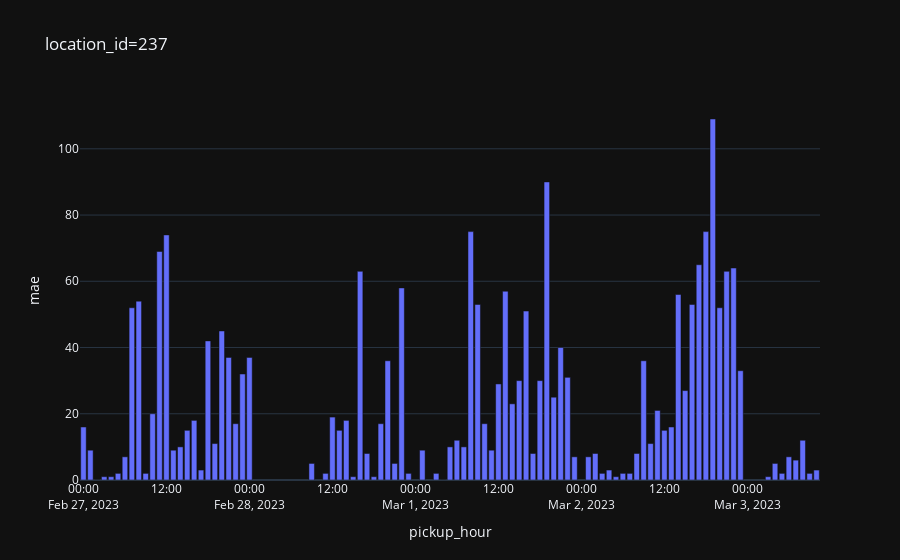
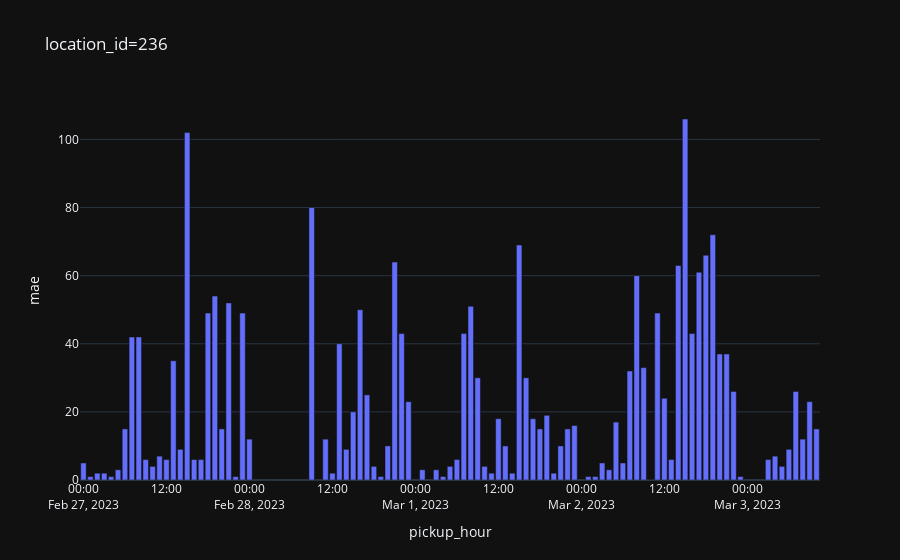
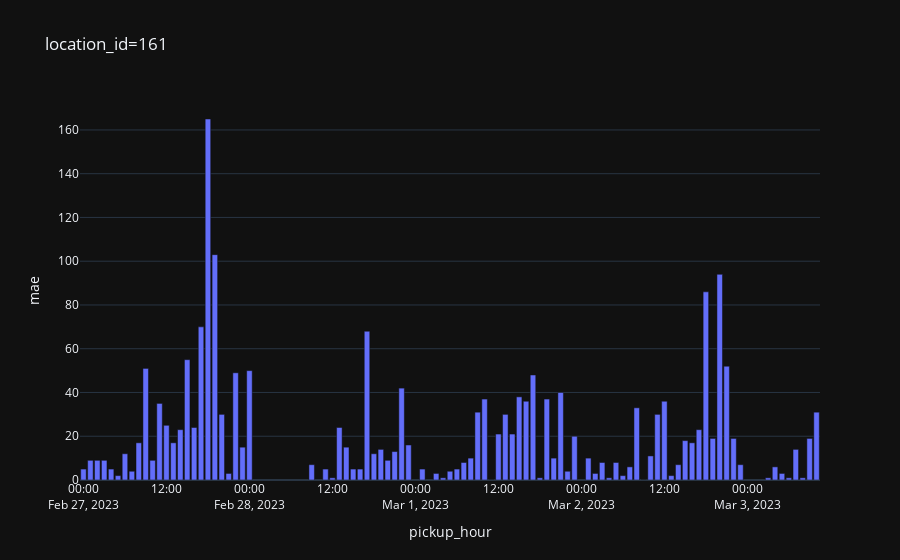
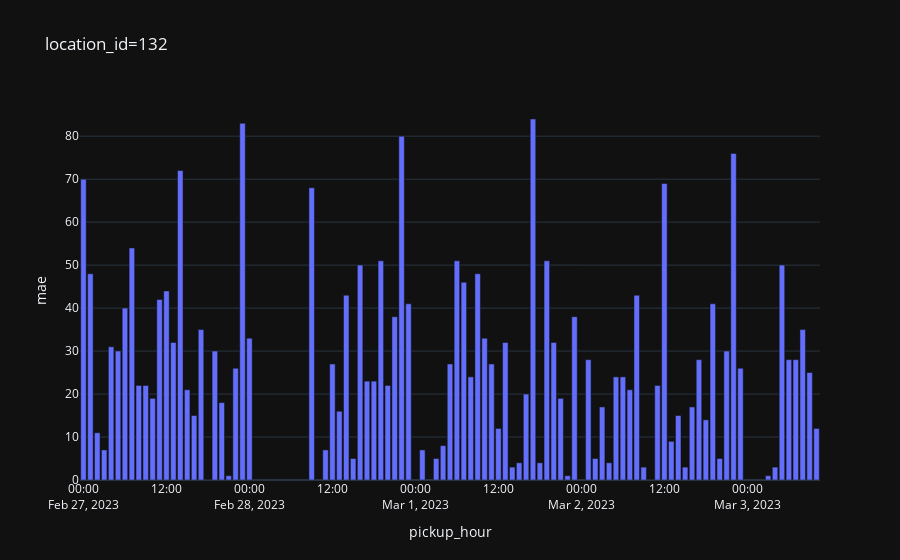

Notebook source saved alongside these figures, in order:
### Code cell
top_locations_by_demand = (
    df
    .groupby('pickup_location_id')['rides']
    .sum()
    .sort_values(ascending=False)
    .reset_index()
    .head(10)['pickup_location_id']
)
print(f'{top_locations_by_demand=}')

for location_id in top_locations_by_demand:
    
    mae_per_hour = (
        df[df.pickup_location_id == location_id]
        .groupby('pickup_hour')
        .apply(lambda g: mean_absolute_error(g['rides'], g['predicted_demand']))
        .reset_index()
        .rename(columns={0: 'mae'})
        .sort_values(by='pickup_hour')
    )

    fig = px.bar(
        mae_per_hour,
        x='pickup_hour', y='mae',
        template='plotly_dark',
        # markers=True,
        title=f"{location_id=}"
    )
    fig.show()

    # print(mae_per_hour)
